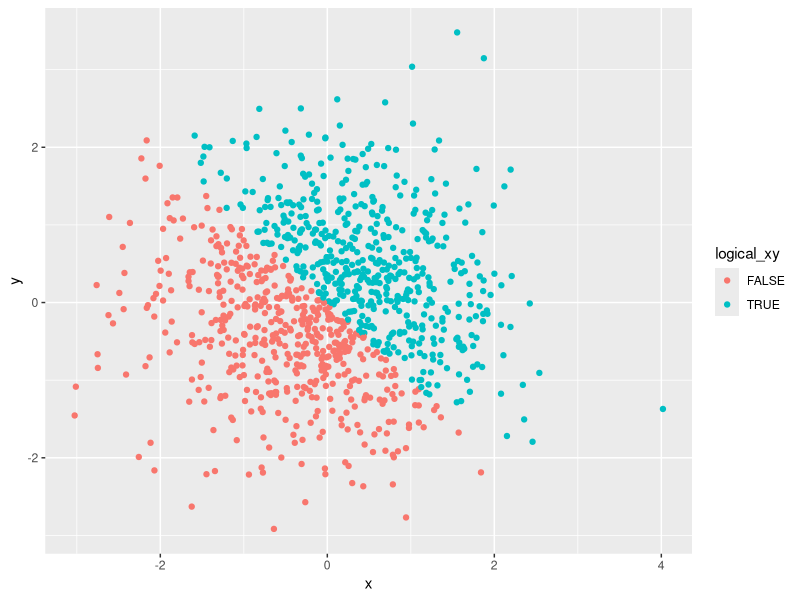
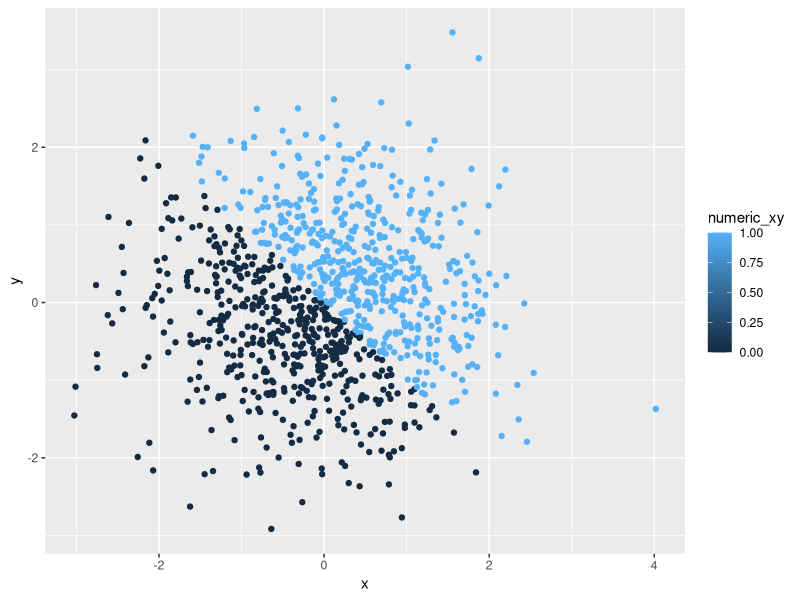
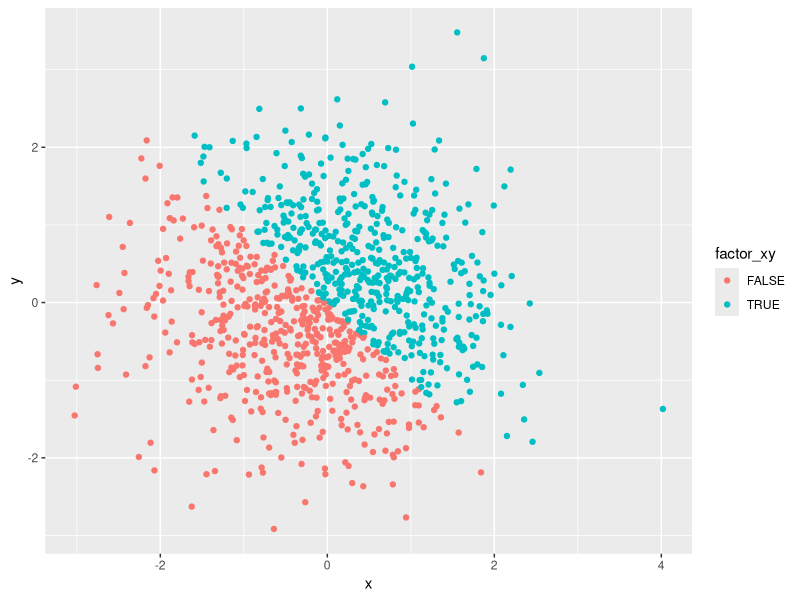
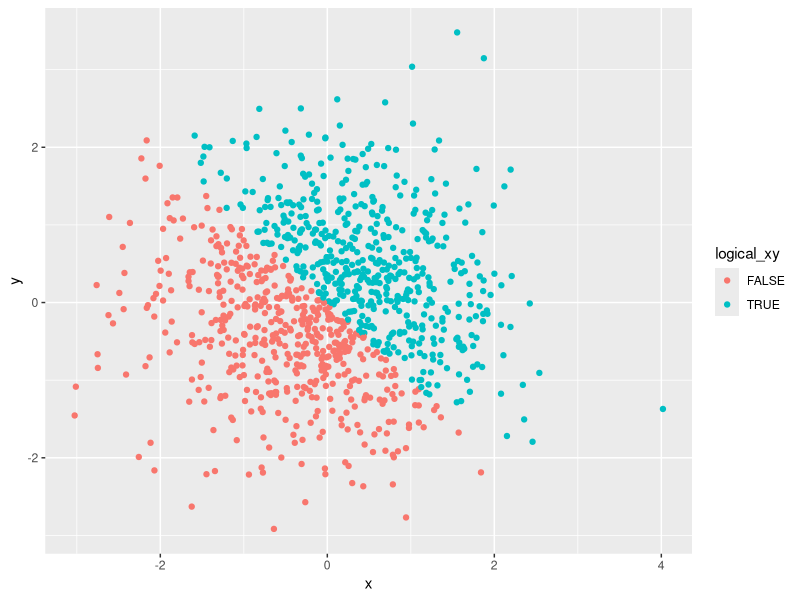

Write the R code that produced these figures, in order.
## ---- chunk 1
library(tidyverse)
library(ggplot2)
## ---- chunk 2

set.seed(1234)
samp = runif(10, min = 0, max = 5)

example_df = tibble(
  vec_numeric = samp,
  vec_logical = samp > 2,
  vec_char = c("This", "Is", "A", "Character", "Vector", "For", "Homework", "One", "Data", "Science"),
  vec_factor = factor(c("male", "male", "female", "female", "male", "male", "female", "female", "male", "male"))
)
## ---- chunk 3

mean(example_df$vec_numeric)
mean(example_df$vec_logical)
mean(example_df$vec_char)
mean(example_df$vec_factor)
## ---- chunk 4

set.seed(4321)
x_1000 = rnorm(1000)
y_1000 = rnorm(1000)

df_normal = tibble(
  x = x_1000,
  y = y_1000,
  logical_xy = x + y > 0,
  numeric_xy = as.numeric(logical_xy),
  factor_xy = as.factor(logical_xy)
)
## ---- chunk 5

ggplot(df_normal, aes(x = x, y = y, colour = logical_xy))  + geom_point()

ggsave("logical_scatterplot.pdf", height = 4, width = 6)
## ---- chunk 6

ggplot(df_normal, aes(x = x, y = y, colour = numeric_xy))  + geom_point()

## ---- chunk 7

ggplot(df_normal, aes(x = x, y = y, colour = factor_xy))  + geom_point()

